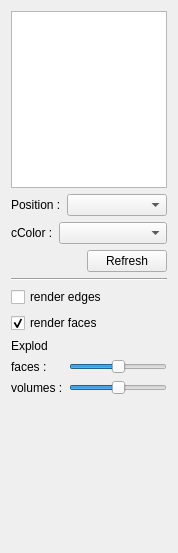
<?xml version="1.0" encoding="UTF-8"?>
<ui version="4.0">
 <class>RenderExplodWidget</class>
 <widget class="QWidget" name="RenderExplodWidget">
  <property name="geometry">
   <rect>
    <x>0</x>
    <y>0</y>
    <width>174</width>
    <height>553</height>
   </rect>
  </property>
  <property name="windowTitle">
   <string>Form</string>
  </property>
  <layout class="QGridLayout" name="gridLayout_3">
   <item row="0" column="0">
    <widget class="QListWidget" name="mapList"/>
   </item>
   <item row="1" column="0">
    <layout class="QGridLayout" name="gridLayout">
     <property name="sizeConstraint">
      <enum>QLayout::SetDefaultConstraint</enum>
     </property>
     <item row="0" column="0" colspan="2">
      <widget class="QLabel" name="label_2">
       <property name="text">
        <string>Position :</string>
       </property>
      </widget>
     </item>
     <item row="0" column="2">
      <widget class="QComboBox" name="combo_positionVBO">
       <property name="sizePolicy">
        <sizepolicy hsizetype="Expanding" vsizetype="Fixed">
         <horstretch>0</horstretch>
         <verstretch>0</verstretch>
        </sizepolicy>
       </property>
      </widget>
     </item>
     <item row="2" column="2" alignment="Qt::AlignRight">
      <widget class="QPushButton" name="button_refreshVBOs">
       <property name="sizePolicy">
        <sizepolicy hsizetype="Preferred" vsizetype="Fixed">
         <horstretch>0</horstretch>
         <verstretch>0</verstretch>
        </sizepolicy>
       </property>
       <property name="layoutDirection">
        <enum>Qt::LeftToRight</enum>
       </property>
       <property name="text">
        <string>Refresh</string>
       </property>
      </widget>
     </item>
     <item row="1" column="0">
      <widget class="QLabel" name="label_3">
       <property name="text">
        <string>cColor :</string>
       </property>
      </widget>
     </item>
     <item row="1" column="1" colspan="2">
      <widget class="QComboBox" name="combo_colorVBO">
       <property name="sizePolicy">
        <sizepolicy hsizetype="MinimumExpanding" vsizetype="Fixed">
         <horstretch>0</horstretch>
         <verstretch>0</verstretch>
        </sizepolicy>
       </property>
      </widget>
     </item>
    </layout>
   </item>
   <item row="2" column="0">
    <widget class="Line" name="line">
     <property name="orientation">
      <enum>Qt::Horizontal</enum>
     </property>
    </widget>
   </item>
   <item row="3" column="0">
    <widget class="QCheckBox" name="check_renderEdges">
     <property name="text">
      <string>render edges</string>
     </property>
    </widget>
   </item>
   <item row="4" column="0">
    <widget class="QCheckBox" name="check_renderFaces">
     <property name="text">
      <string>render faces</string>
     </property>
     <property name="checked">
      <bool>true</bool>
     </property>
    </widget>
   </item>
   <item row="5" column="0">
    <layout class="QGridLayout" name="gridLayout_2">
     <item row="0" column="0" colspan="2">
      <widget class="QLabel" name="label_5">
       <property name="text">
        <string>Explod</string>
       </property>
      </widget>
     </item>
     <item row="1" column="0">
      <widget class="QLabel" name="label">
       <property name="text">
        <string>faces :</string>
       </property>
      </widget>
     </item>
     <item row="1" column="1">
      <widget class="QSlider" name="slider_facesScaleFactor">
       <property name="value">
        <number>50</number>
       </property>
       <property name="orientation">
        <enum>Qt::Horizontal</enum>
       </property>
      </widget>
     </item>
     <item row="2" column="0">
      <widget class="QLabel" name="label_4">
       <property name="text">
        <string>volumes :</string>
       </property>
      </widget>
     </item>
     <item row="2" column="1">
      <widget class="QSlider" name="slider_volumesScaleFactor">
       <property name="value">
        <number>50</number>
       </property>
       <property name="orientation">
        <enum>Qt::Horizontal</enum>
       </property>
      </widget>
     </item>
    </layout>
   </item>
   <item row="6" column="0">
    <spacer name="verticalSpacer">
     <property name="orientation">
      <enum>Qt::Vertical</enum>
     </property>
     <property name="sizeHint" stdset="0">
      <size>
       <width>156</width>
       <height>161</height>
      </size>
     </property>
    </spacer>
   </item>
  </layout>
 </widget>
 <resources/>
 <connections/>
</ui>
